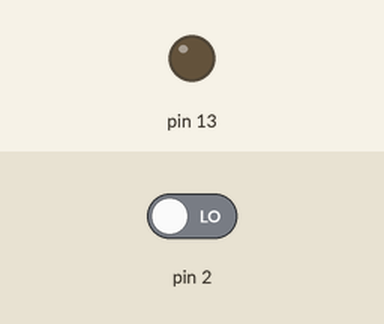
A sketch run on a simulated Arduino Uno, built with avr-gcc and run on an emulated ATmega328P. Shown: output pins drawn as LEDs (lit = HIGH). The inputs (shaded band) are chosen by the test bench; at power-on: pin 2 LOW.

Above: at 1.2 s.
1.3 s: pin 2 driven HIGH
At 1.7 s:
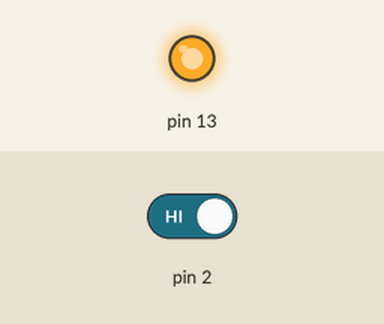
2.8 s: pin 2 driven LOW
At 4.1 s:
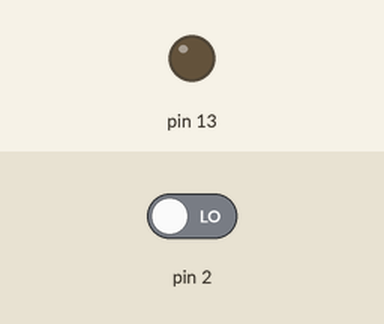
Timing chart, 0 to 5.8 s (numbered marks = the images above; inputs shaded):
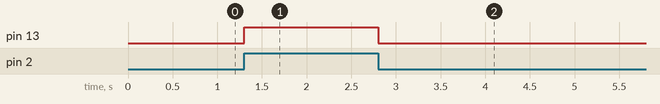

Measured:
- after the input at 1.3 s, pin 13: LOW → HIGH at once
- after the input at 2.8 s, pin 13: HIGH → LOW at once

The sketch:

p5_200ej1.ino
```cpp
void setup() {
  pinMode(13, OUTPUT);
  pinMode(2, INPUT);

}

void loop() {
  int value = digitalRead(2);
  digitalWrite(13, value);

}
```
